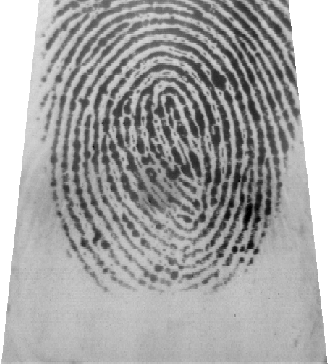
#> input picture 101_1 (3).tif, 328 x 364 px; its folder holds only this picture in this run
$ python -i fingerprint.py   (imports and definitions only)
#> lines starting #> are read from the running program, lines starting #| are printed output that depends on the picture; after the words box and inside, x2 and y2 are one past the last pixel; in counts of white or black regions, pixels touching at a corner belong together
from operator import truediv
import os
import cv2
import numpy as np

#KEYWORDS
# keyPoints -- points in the image that are particularly interesting and stand out in some way
# descriptors -- ways of describing keyPoints

def fingerprint(sampleStr: str):
#> called with sampleStr = '101_1 (3).tif'
    sample = cv2.imread(sampleStr, 0)
#> sample is the input picture: shape (364, 328); min 0, max 255, mean 164.7

    ret, sample = cv2.threshold(sample, 127, 255, 0)
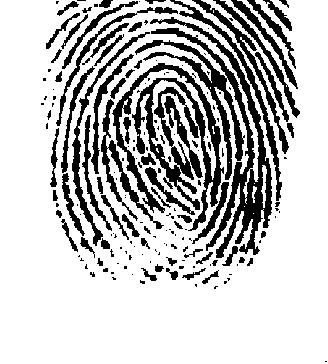
#> sample: shape (364, 328); 76.3% white; 182 black regions (114 under 20 px), largest, box (x1, y1, x2, y2) and area: (135, 17, 272, 258) 6809, (112, 63, 224, 231) 6157, (170, 0, 282, 201) 1254

    size = np.size(sample)
#> size = 119392
    skel = np.zeros(sample.shape, np.uint8)

    element = cv2.getStructuringElement(cv2.MORPH_CROSS, (3, 3))

    while True:
        open = cv2.morphologyEx(sample, cv2.MORPH_OPEN, element)

        temp = cv2.subtract(sample, open)

        eroded = cv2.erode(sample, element)
        skel = cv2.bitwise_or(skel, temp)

        sample = eroded.copy()

        if cv2.countNonZero(sample)==0:
            break
#> this loop made 179 passes
#> pass 1, in fingerprint, `open = cv2.morphologyEx(sample, cv2.MORPH_OPEN, element)`:
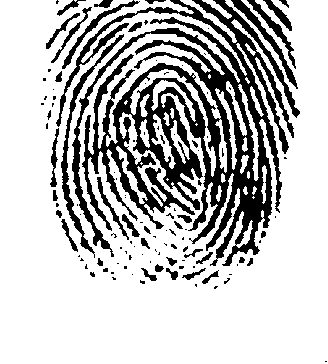
#> open: shape (364, 328); 75.2% white; 116 black regions (78 under 20 px), largest, box (x1, y1, x2, y2) and area: (56, 0, 300, 266) 23643, (61, 34, 124, 258) 1139, (231, 0, 298, 89) 654
#> pass 1, in fingerprint, `temp = cv2.subtract(sample, open)`:
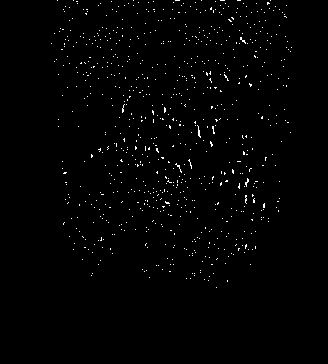
#> temp: shape (364, 328); 1.1% white in thin lines or dots, all inside (x1, y1, x2, y2) = (51, 0, 292, 288)
#> pass 1, in fingerprint, `eroded = cv2.erode(sample, element)`:
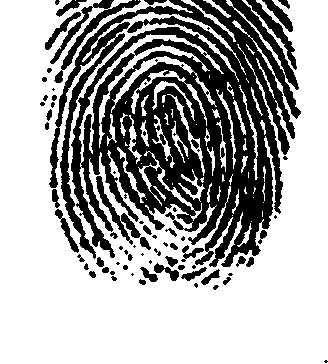
#> eroded: shape (364, 328); 65.7% white; 75 black regions (32 under 20 px), largest, box (x1, y1, x2, y2) and area: (49, 0, 301, 267) 35131, (50, 0, 141, 83) 1239, (246, 0, 297, 70) 611
#> pass 2, in fingerprint, `open = cv2.morphologyEx(sample, cv2.MORPH_OPEN, element)`:
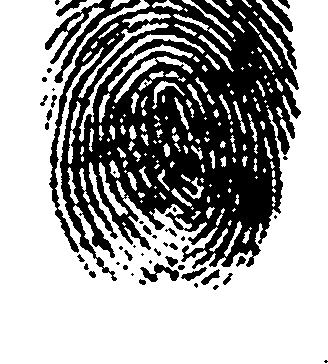
#> open: shape (364, 328); 64% white; 47 black regions (20 under 20 px), largest, box (x1, y1, x2, y2) and area: (49, 0, 301, 281) 39428, (45, 0, 141, 83) 1553, (262, 0, 293, 32) 318
#> after the loop: sample: shape (364, 328); every value is 0
#> after the loop:
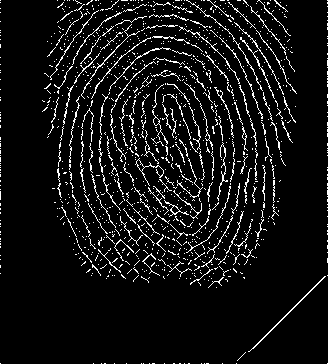
#> skel: shape (364, 328); 7.3% white in thin lines or dots

    # cv2.imshow("Skeleton", skel)
    cv2.waitKey(0)

    #variable to check the best possible match
    bestScore = 0

    filename = "Not found"
    image = None

    keyPointsSample, keyPointsOriginal, matchPoint = None, None, None

    counter = 0
    sizeOfDataSet = 320
    #iterate through entire dataset (320 for testing reasons)
#> (the run stopped early here; a loop or call above may not have finished)

$ run again, on 103_3 (3).tif
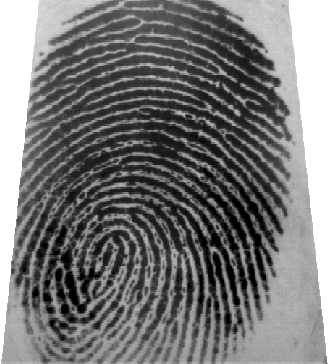
#> input picture 103_3 (3).tif, 328 x 364 px
#> in fingerprint, sample is the input picture: shape (364, 328); min 0, max 255, mean 118.1
#> in fingerprint, `ret, sample = cv2.threshold(sample, 127, 255, 0)`:
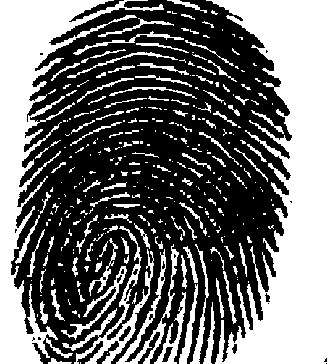
#> sample: shape (364, 328); 43.2% white; 337 white regions (218 under 20 px), largest, box (x1, y1, x2, y2) and area: (206, 0, 328, 364) 23274, (0, 0, 164, 364) 14155, (62, 226, 154, 364) 1904
#> size = 119392
#> after the loop in fingerprint, `while True:`:
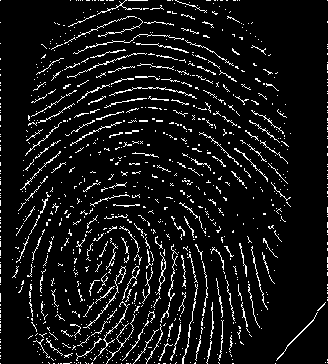
#> skel: shape (364, 328); 7.8% white in thin lines or dots

$ run again, on 102_3 (3)_painted.tif
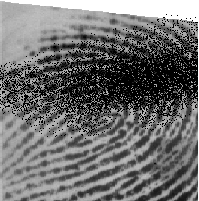
#> input picture 102_3 (3)_painted.tif, 199 x 201 px
#> in fingerprint, sample is the input picture: shape (201, 199); min 0, max 255, mean 111.2
#> in fingerprint, `ret, sample = cv2.threshold(sample, 127, 255, 0)`:
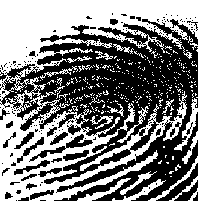
#> sample: shape (201, 199); 48.9% white; 312 white regions (295 under 20 px), largest, box (x1, y1, x2, y2) and area: (0, 0, 199, 201) 17257, (77, 178, 131, 201) 256, (112, 179, 166, 201) 234
#> size = 39999
#> after the loop in fingerprint, `while True:`:
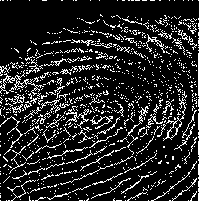
#> skel: shape (201, 199); 14.5% white in thin lines or dots

$ run again, on 103_3 (2)_corrupted.tif
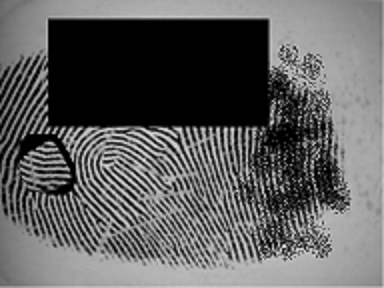
#> input picture 103_3 (2)_corrupted.tif, 384 x 288 px
#> in fingerprint, sample is the input picture: shape (288, 384); min 0, max 244, mean 96
#> in fingerprint, `ret, sample = cv2.threshold(sample, 127, 255, 0)`:
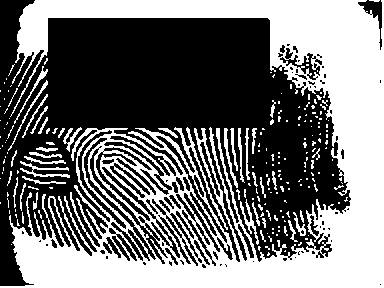
#> sample: shape (288, 384); 45.5% white; 203 white regions (162 under 20 px), largest, box (x1, y1, x2, y2) and area: (0, 0, 384, 288) 46284, (20, 161, 70, 178) 247, (240, 199, 259, 245) 201
#> size = 110592
#> after the loop in fingerprint, `while True:`:
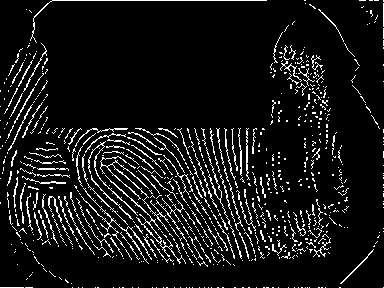
#> skel: shape (288, 384); 8.5% white in thin lines or dots
